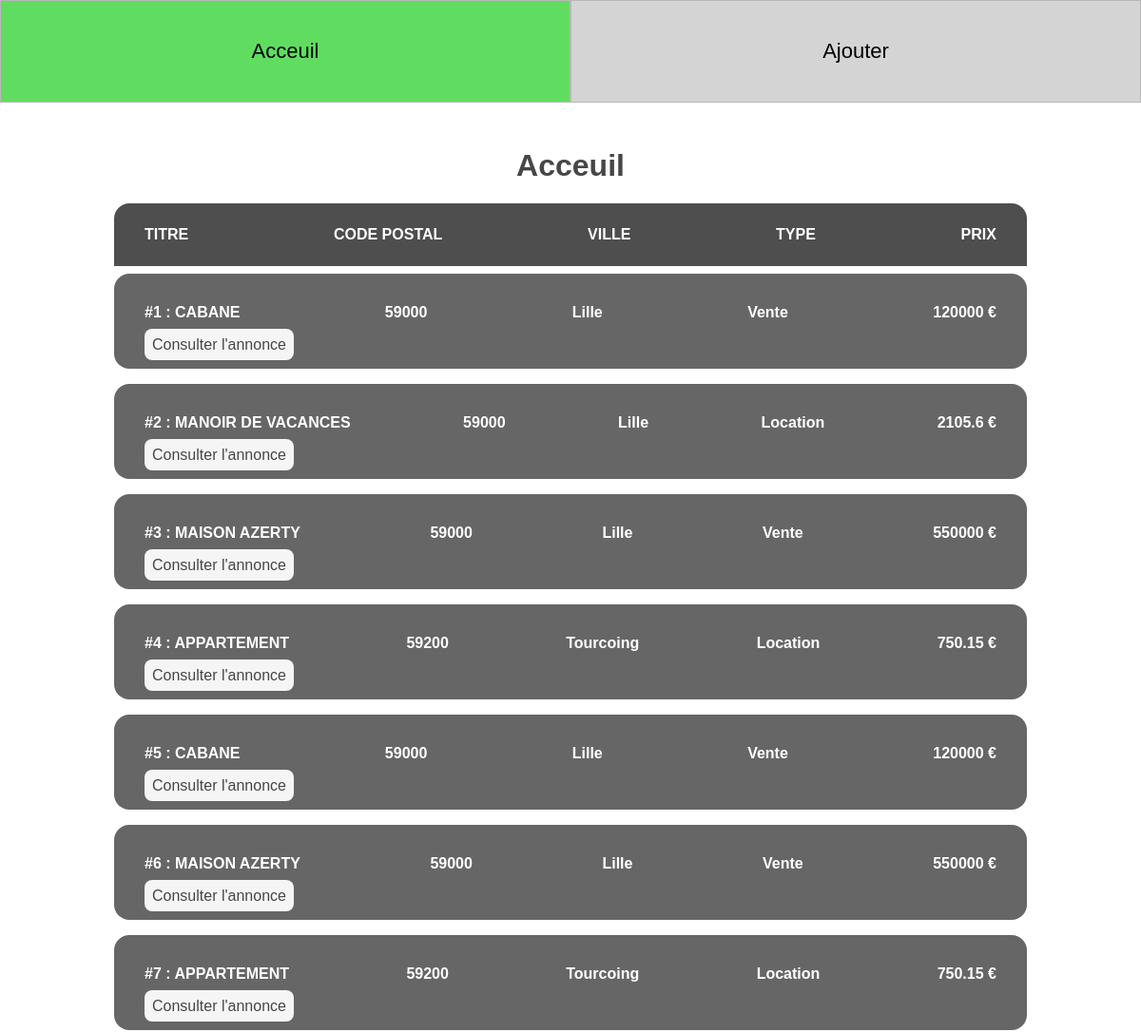
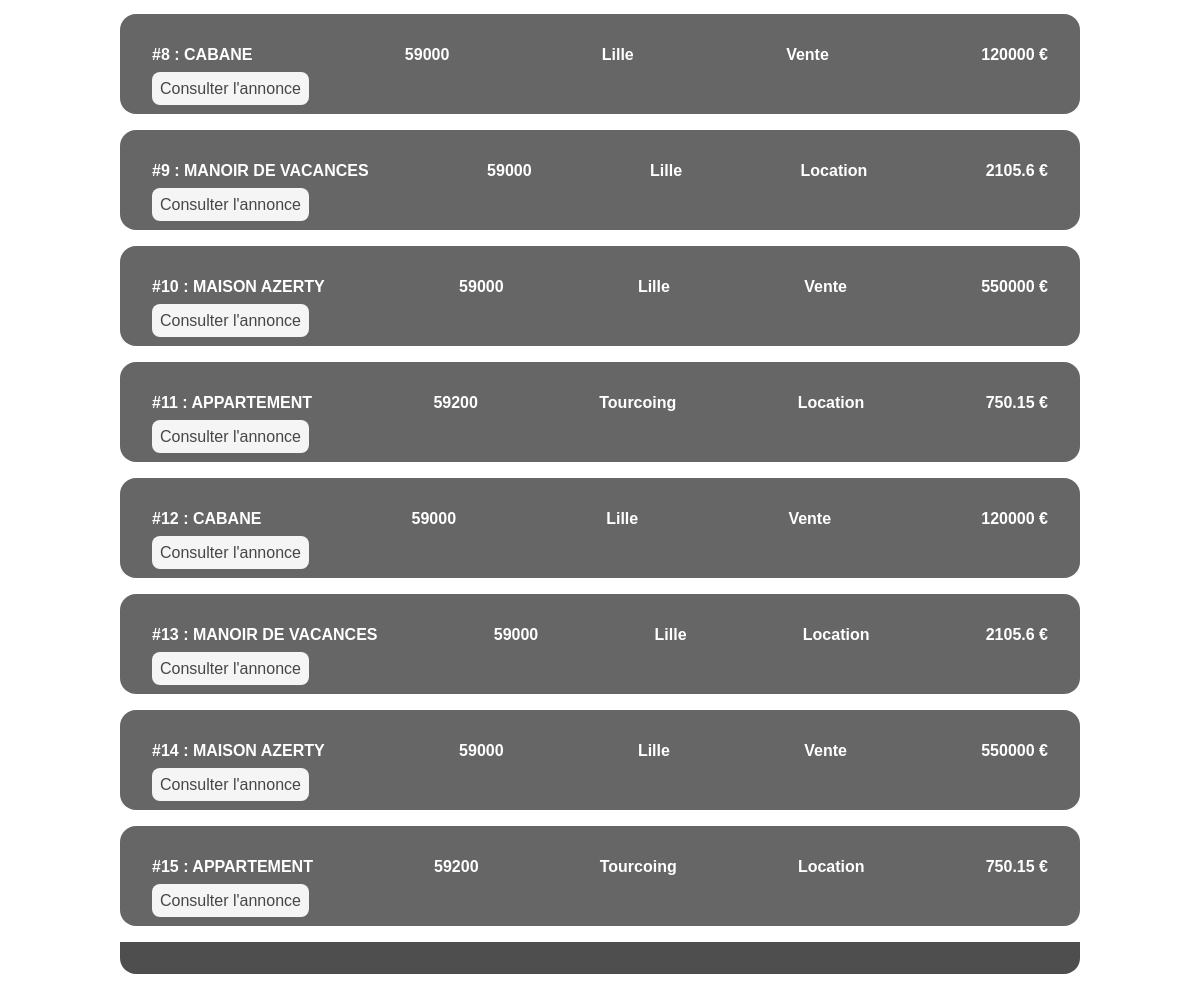
The app's page /EvalPHP/src/views/list.php with its own data (2 pictures, top to bottom).
### tables this page shows
CREATE TABLE IF NOT EXISTS `advert` (
  `id` int(11) NOT NULL AUTO_INCREMENT,
  `title` varchar(30) NOT NULL,
  `description` varchar(100) NOT NULL,
  `postal_code` int(11) NOT NULL,
  `city` varchar(20) NOT NULL,
  `type` varchar(20) NOT NULL,
  `price` float NOT NULL,
  `reservation_message` varchar(100) DEFAULT NULL,
  PRIMARY KEY (`id`)
);

### EvalPHP/src/controllers/listCtrl.php (called while the page is built, shortened)
<?php
require '../models/Adverts.php';
$advert = new Adverts($base, $key);
$adverts = $advert->getAllAdverts();

### EvalPHP/src/models/Database.php (called while the page is built, shortened)
<?php
class Database
{
	private $db;
	public function __construct($base, $key)
	{
		$this->db = new PDO($base, $key);
	}
	public function getDb()
	{
		return $this->db;
	}
}

### EvalPHP/src/models/Adverts.php (called while the page is built, shortened)
<?php
require 'Database.php';
class Adverts extends Database
{
    public function getAllAdverts()
    {
        $query = 'SELECT * FROM `advert` ORDER BY `id` DESC';
        $res = $this->getDb()->query($query);
        $adverts = $res->fetchAll(PDO::FETCH_OBJ);
        return $adverts;
    }
}

### EvalPHP/src/views/list.php (the view, shortened to what this page needs)
<?php
require '../controllers/listCtrl.php';
?>
<!DOCTYPE html>
<html lang="en">
<head>
    <link rel="stylesheet" href="../../assets/css/stylesheet.css">
</head>
<body>
    <nav>
        <ul class="flex">
            <li><a class="flex active" href="./list.php">Acceuil</a></li>
            <li><a class="flex" href="./add.php">Ajouter</a></li>
        </ul>
    </nav>
    <header>
        <h1>Acceuil</h1>
    </header>
    <ul class="listAdverts flex">
        <li class="listHead">
            <div class="flex title">
                <p>TITRE</p>
                <p>CODE POSTAL</p>
                <p>VILLE</p>
                <p>TYPE</p>
                <p>PRIX</p>
            </div>
        </li>
        <?php for ($i = 0; ($i < sizeof($adverts) && $i < 15); $i++) { ?>
            <li class="advert">
                <div class="flex title">
                    <p><?= strtoupper('#' . ($i + 1) . ' : ' . $adverts[$i]->title) ?></p>
                    <p><?= $adverts[$i]->postal_code ?></p>
                    <p><?= $adverts[$i]->city ?></p>
                    <p><?= $adverts[$i]->type ?></p>
                    <p><?= $adverts[$i]->price ?> &euro;</p>
                </div>
                <div>
                   <a class="detail" href="detail?id=<?= $adverts[$i]->id  ?>">Consulter l'annonce</a>
                </div>
            </li>
        <?php } ?>
        <li class="listFoot">
        </li>
    </ul>
</body>
</html>

### EvalPHP/assets/css/stylesheet.css (style rules this page uses)
html { font-family: Verdana, Geneva, Tahoma, sans-serif; }
body { margin: 0; }
nav { width: 100%; margin: 0; }
nav ul { width: 100%; margin: 0; padding: 0; }
nav ul li { width: 50%; list-style-type: none; }
nav ul li a { padding: 2.5rem; background-color: rgb(212, 212, 212); border: rgb(184, 184, 184) 1px solid; color: black; text-decoration: none; font-size: 22px; justify-content: center; transition: 0.5s; }
.active { background-color: rgb(169, 224, 169); }
header { margin-top: 3rem; }
h1 { text-align: center; color: rgb(71, 71, 71); }
.flex { display: flex; }
.listAdverts { flex-direction: column; padding: 0; width: 80%; margin: 0 auto; }
.advert { margin-bottom: 1rem; list-style-type: none; background-color: rgb(102, 102, 102); border-radius: 1rem; color: rgb(255, 255, 255); padding: 1rem 2rem; }
.title { justify-content: space-between; font-weight: 700; }
.listHead { margin-bottom: 0.5rem; list-style-type: none; background-color: rgb(78, 78, 78); border-radius: 1rem 1rem 0 0; color: rgb(255, 255, 255); padding: 0.5rem 2rem; }
.listFoot { margin-top: 0; margin-bottom: 2rem; list-style-type: none; background-color: rgb(78, 78, 78); border-radius: 0 0 1rem 1rem; color: rgb(255, 255, 255); padding: 0.5rem 2rem; min-height: 1rem; }
.detail { text-decoration: none; background: whitesmoke; padding: 0.5rem; border-radius: 0.5rem; color: rgb(70, 70, 70); transition: 0.2s; }

### records on screen
advert: title "#1 : CABANE", postal_code "59000", city "Lille", type "Vente", price "120000"
advert: title "#2 : MANOIR DE VACANCES", postal_code "59000", city "Lille", type "Location", price "2105.6"
advert: title "#3 : MAISON AZERTY", postal_code "59000", city "Lille", type "Vente", price "550000"
advert: title "#4 : APPARTEMENT", postal_code "59200", city "Tourcoing", type "Location", price "750.15"
advert: title "#5 : CABANE", postal_code "59000", city "Lille", type "Vente", price "120000"
advert: title "#6 : MAISON AZERTY", postal_code "59000", city "Lille", type "Vente", price "550000"
advert: title "#7 : APPARTEMENT", postal_code "59200", city "Tourcoing", type "Location", price "750.15"
advert: title "#8 : CABANE", postal_code "59000", city "Lille", type "Vente", price "120000"
advert: title "#9 : MANOIR DE VACANCES", postal_code "59000", city "Lille", type "Location", price "2105.6"
advert: title "#10 : MAISON AZERTY", postal_code "59000", city "Lille", type "Vente", price "550000"
advert: title "#11 : APPARTEMENT", postal_code "59200", city "Tourcoing", type "Location", price "750.15"
advert: title "#12 : CABANE", postal_code "59000", city "Lille", type "Vente", price "120000"
advert: title "#13 : MANOIR DE VACANCES", postal_code "59000", city "Lille", type "Location", price "2105.6"
advert: title "#14 : MAISON AZERTY", postal_code "59000", city "Lille", type "Vente", price "550000"
advert: title "#15 : APPARTEMENT", postal_code "59200", city "Tourcoing", type "Location", price "750.15"
